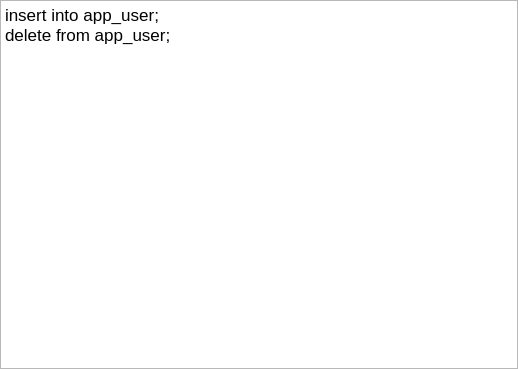
<?xml version="1.0" encoding="UTF-8"?>
<ui version="4.0">
 <class>TextEditor</class>
 <widget class="QWidget" name="TextEditor">
  <property name="geometry">
   <rect>
    <x>0</x>
    <y>0</y>
    <width>518</width>
    <height>369</height>
   </rect>
  </property>
  <property name="windowTitle">
   <string>Form</string>
  </property>
  <layout class="QHBoxLayout" name="horizontalLayout">
   <property name="leftMargin">
    <number>0</number>
   </property>
   <property name="topMargin">
    <number>0</number>
   </property>
   <property name="rightMargin">
    <number>0</number>
   </property>
   <property name="bottomMargin">
    <number>0</number>
   </property>
   <item>
    <widget class="QTextEdit" name="textEdit">
     <property name="html">
      <string>&lt;!DOCTYPE HTML PUBLIC &quot;-//W3C//DTD HTML 4.0//EN&quot; &quot;http://www.w3.org/TR/REC-html40/strict.dtd&quot;&gt;
&lt;html&gt;&lt;head&gt;&lt;meta name=&quot;qrichtext&quot; content=&quot;1&quot; /&gt;&lt;meta charset=&quot;utf-8&quot; /&gt;&lt;style type=&quot;text/css&quot;&gt;
p, li { white-space: pre-wrap; }
hr { height: 1px; border-width: 0; }
li.unchecked::marker { content: &quot;\2610&quot;; }
li.checked::marker { content: &quot;\2612&quot;; }
&lt;/style&gt;&lt;/head&gt;&lt;body style=&quot; font-family:'.AppleSystemUIFont'; font-size:13pt; font-weight:400; font-style:normal;&quot;&gt;
&lt;p style=&quot; margin-top:0px; margin-bottom:0px; margin-left:0px; margin-right:0px; -qt-block-indent:0; text-indent:0px;&quot;&gt;insert into app_user;&lt;/p&gt;
&lt;p style=&quot; margin-top:0px; margin-bottom:0px; margin-left:0px; margin-right:0px; -qt-block-indent:0; text-indent:0px;&quot;&gt;delete from app_user;&lt;/p&gt;&lt;/body&gt;&lt;/html&gt;</string>
     </property>
    </widget>
   </item>
  </layout>
 </widget>
 <resources/>
 <connections/>
</ui>
